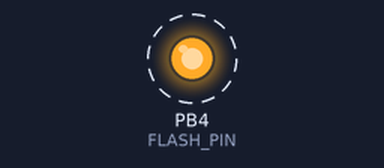
A program run on a simulated STM32 Blue Pill. On the bench: output pins drawn as LEDs (lit = HIGH). Dashed ring = blinking.

Above: at 0.5 s.
Timing chart, 0 to 4.6 s (numbered marks = the images above):
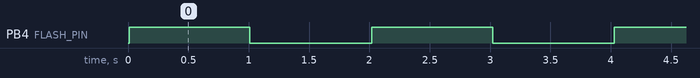

The program:

main.cpp
```cpp
#include <Arduino.h>

#define FLASH_PIN PB4

bool statusHigh = false;

void setup()
{
 // initialize LED digital pin as an output.
 pinMode(FLASH_PIN, OUTPUT);
 digitalWrite(FLASH_PIN,LOW);

}

void loop()
{
  int startTime = millis();

  while(millis()-startTime < 10){
    //loop
  }

  if(statusHigh){
    digitalWrite(FLASH_PIN,LOW);
    statusHigh = false;
  }
  else{
    digitalWrite(FLASH_PIN,HIGH);
    statusHigh = true;
  }


 // turn the LED on (HIGH is the voltage level)
 digitalWrite(FLASH_PIN, HIGH);

 //wait for a second
 delay(1000);

 // turn the LED off by making the voltage LOW
 digitalWrite(FLASH_PIN, LOW);

  // wait for a second
 delay(1000);
}
```

Measured:
- by itself, PB4 (FLASH_PIN): alternates HIGH for 1.0 s and LOW for 1.0 s
